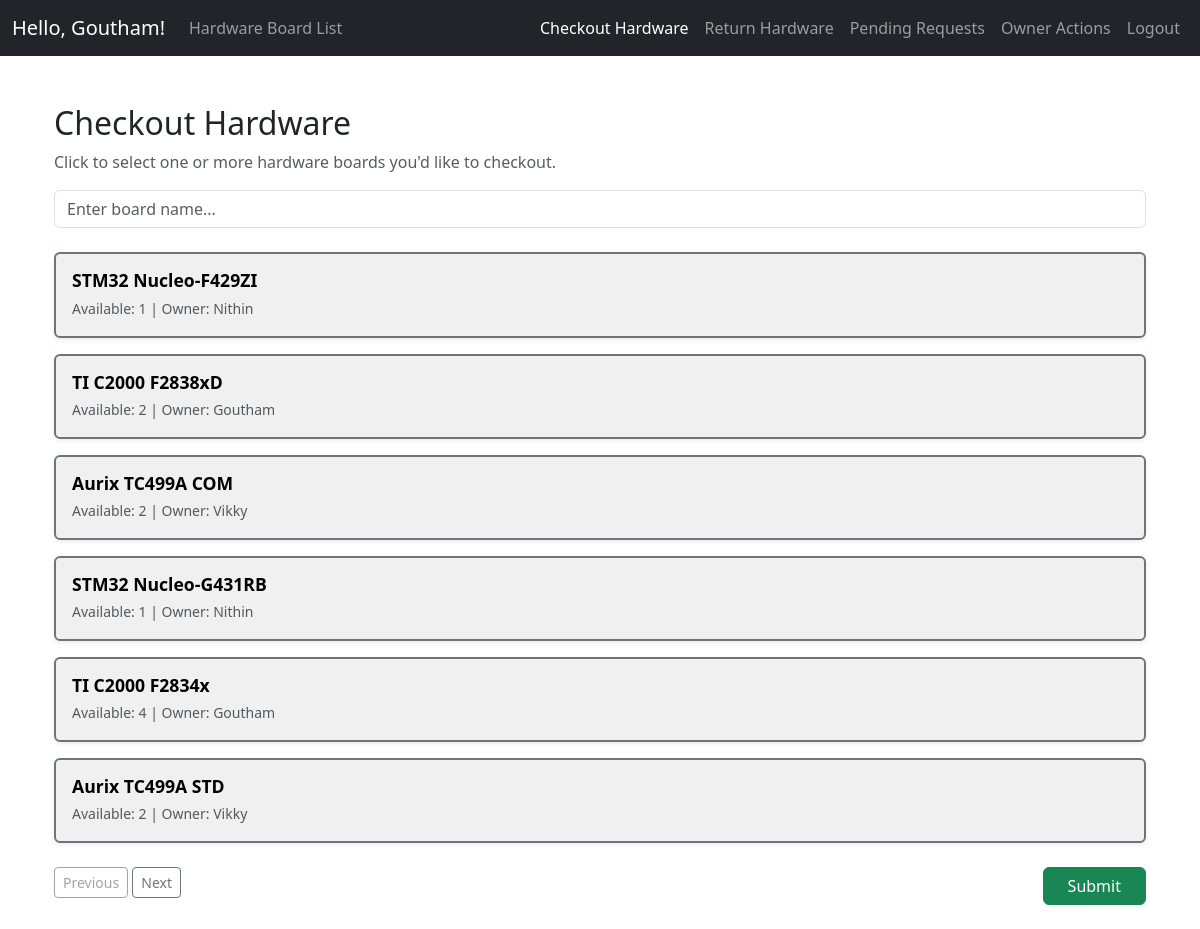
The page /checkout (signed in) on the database its author committed.
### models.py (models this page shows, shortened)
class User(UserMixin, db.Model):
    __tablename__ = 'user'
    id = db.Column(db.Integer, primary_key=True)
    username = db.Column(db.String(150), unique=True, nullable=False)
    password_hash = db.Column(db.String(128), nullable=False)
    privilege_level = db.Column(db.String(50), nullable=False, default='user')
    approval_status = db.Column(db.String(50), nullable=False, default='pending')

class Hardware(db.Model):
    __tablename__ = 'hardware'
    id = db.Column(db.Integer, primary_key=True)
    name = db.Column(db.String(150), nullable=False)
    count = db.Column(db.Integer, nullable=False)
    owner_id = db.Column(db.Integer, db.ForeignKey('user.id'), nullable=False)
    hw_owner = db.relationship('User', backref=db.backref('hw_owner_name', lazy=True))
    checkouts = db.relationship('Checkout', back_populates='hardware')

### app.py (the view, shortened to what this page needs)
@app.route('/checkout', methods=['GET', 'POST'])
@login_required
def checkout():
    hardware = Hardware.query.filter(
        Hardware.count > 0).all()
    return render_template('checkout.html', hardware=hardware)

### app.py (called while the page is built)
@login_manager.user_loader
def load_user(user_id):
    return User.query.get(int(user_id))

@app.context_processor
def inject_active_page():
    is_hw_owner = False
    if current_user.is_authenticated:
        is_hw_owner = Hardware.query.filter_by(owner_id=current_user.id).first() is not None
    return dict(active_page=request.endpoint, is_hw_owner=is_hw_owner)

### templates/checkout.html (shortened to what this page needs)
{% extends "base.html" %}
{% block content %}
<div class="container py-4">
    <h2 class="mb-2">Checkout Hardware</h2>
    <p class="text-muted">Click to select one or more hardware boards you'd like to checkout.</p>
    <div class="input-group mb-4">
        <input type="text" class="form-control live-search-box" placeholder="Enter board name...">
    </div>
    <form id="checkoutForm" method="POST">
        <div id="hardwareList" class="d-flex flex-column gap-3 live-search-list">
            {% for item in hardware %}
            <div class="card p-3 shadow-sm border border-2 border-secondary hardware-card"
                 data-id="{{ item.id }}" onclick="toggleSelect(this)">
                <div class="d-flex justify-content-between align-items-center">
                    <div class="card-details">
                        <h6 class="mb-1 fw-semibold card-title">{{ item.name }}</h6>
                        <small class="text-muted card-meta">Available: {{ item.count }} | Owner: {{ item.hw_owner.username }}</small>
                    </div>
                </div>
            </div>
            {% endfor %}
        </div>
        <div class="d-flex justify-content-between mt-4">
            <div>
                <button type="button" class="btn btn-outline-secondary btn-sm" id="prevBtn">Previous</button>
                <button type="button" class="btn btn-outline-secondary btn-sm" id="nextBtn">Next</button>
            </div>
            <button id="submitButton" type="button" class="btn btn-success px-4" onClick="checkCheckboxes()">Submit</button>
        </div>
    </form>
</div>
{% endblock %}

### templates/navbar.html (shortened to what this page needs)
<nav class="navbar navbar-expand-lg navbar-dark bg-dark">
    <div class="container-fluid">
        {% if current_user.is_authenticated %}
        <a class="navbar-brand" href="{{ url_for('index') }}">Hello, {{ current_user.username }}!</a>
        {% else %}
        <a class="navbar-brand" href="{{ url_for('index') }}">Hello!</a>
        {% endif %}
        <ul class="navbar-nav me-auto">
            <li class="nav-item">
                <a class="nav-link {% if 'hardware_list' in active_page %}active{% endif %}" href="{{ url_for('hardware_list') }}">
                    Hardware Board List
                </a>
            </li>
        </ul>
        <div class="collapse navbar-collapse" id="navbarNav">
            <ul class="navbar-nav ms-auto">
                {% if current_user.is_authenticated %}
                <li class="nav-item">
                    <a class="nav-link {% if 'checkout' in active_page %}active{% endif %}"
                        href="{{ url_for('checkout') }}">Checkout Hardware</a>
                </li>
                <li class="nav-item">
                    <a class="nav-link {% if 'return_hardware' in active_page %}active{% endif %}"
                        href="{{ url_for('return_hardware') }}">Return Hardware</a>
                </li>
                <li class="nav-item">
                    <a class="nav-link {% if 'pending' in active_page %}active{% endif %}"
                        href="{{ url_for('pending') }}">Pending Requests</a>
                </li>
                {% if is_hw_owner %}
                <li class="nav-item">
                    <a class="nav-link {% if 'owner_actions' in active_page %}active{% endif %}"
                        href="{{ url_for('owner_actions') }}">Owner Actions</a>
                </li>
                {% endif %}
                <li class="nav-item">
                    <a class="nav-link {% if 'logout' in active_page %}active{% endif %}"
                        href="{{ url_for('logout') }}">Logout</a>
                </li>
                {% endif %}
            </ul>
        </div>
    </div>
</nav>

### templates/checkout.html (style rules this page uses)
.card.hardware-card { background-color: #f0f0f0; color: #000; cursor: pointer; transition: all 0.2s ease-in-out; }
.card-title { font-size: 1.1rem; }

### rows shown on the page
User: username "Goutham"
Hardware: name "STM32 Nucleo-F429ZI", count "1", hw_owner.username "Nithin"
Hardware: name "TI C2000 F2838xD", count "2", hw_owner.username "Goutham"
Hardware: name "Aurix TC499A COM", count "2", hw_owner.username "Vikky"
Hardware: name "STM32 Nucleo-G431RB", count "1", hw_owner.username "Nithin"
Hardware: name "TI C2000 F2834x", count "4", hw_owner.username "Goutham"
Hardware: name "Aurix TC499A STD", count "2", hw_owner.username "Vikky"
